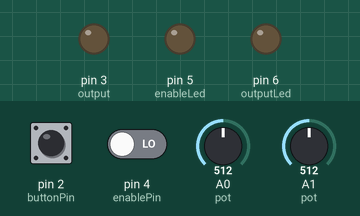
This sketch was run on a simulated Arduino Uno, built with avr-gcc and run on an emulated ATmega328P. Shown: output pins drawn as LEDs (lit = HIGH). Dashed ring = blinking. The inputs (shaded band) are chosen by the test bench; at power-on: A0 (pot) = 512, A1 (pot) = 512, pin 2 (buttonPin) HIGH, pin 4 (enablePin) LOW.

Above: at 1.2 s.
1.3 s: A0 (pot) set to 306
At 1.74 s:
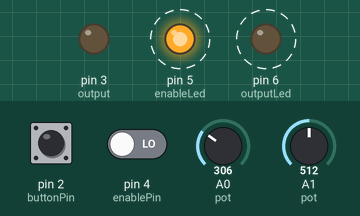
At 2.64 s:
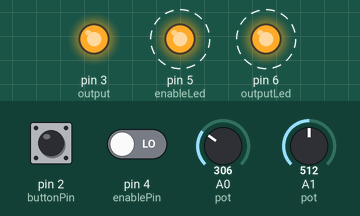
4.3 s: A1 (pot) set to 0
At 5.03 s:
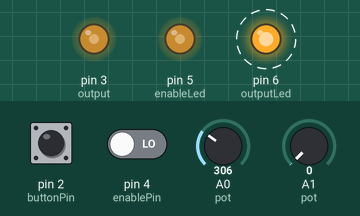
7.3 s: A1 (pot) set to 122
10.3 s: A0 (pot) set to 0
13.3 s: pin 2 (buttonPin) pulled LOW for 0.15 s
At 14.43 s:
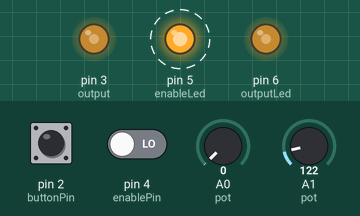
16.3 s: pin 4 (enablePin) driven HIGH
Timing chart, 0 to 30.5 s (numbered marks = the images above; inputs shaded):
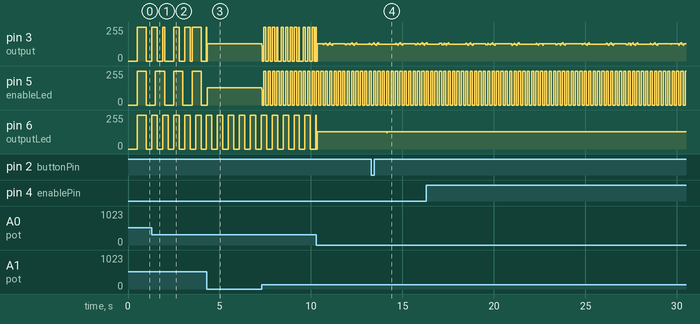

Measured:
- after the input at 1.3 s, pin 6 (outputLed): alternates 255/255 for 0.30 s and 0/255 for 0.30 s, starting at once
- after the input at 13.3 s, pin 6 (outputLed): 129/255 → 122/255 after 0.84 s, → 129/255 0.04 s later
- by itself, pin 5 (enableLed): alternates 255/255 for 0.12 s and 0/255 for 0.12 s

The sketch:

CENTIPEDES_GATE_CRASHER_V3_for_PCB_2.1.ino
```cpp
//HOLMES MODULAR - CASEY HOLMES - "CENTIPEDES VOLTAGE CONTROLLED GATE CRASHER" 5-25-23

// pin definitions
const int enableLed = 5;                      //green input led
const int buttonPin = 2;                      //button is here
const int enablePin = 4;                      //clock input transistor pin
const int outputLed = 6;                      //red output LED
const int output = 3;                         //output transistor on pin 3

//variables
int toggleState;                              //variable to record button presses
int lastButtonState = 1;                      //variable to record previous button states
long unsigned int lastPress;                  //timestamp for working with button
volatile int buttonFlag;                      //global button flaggin variable for ISR
int debounceTime = 50;                        //variable for storing debounce time
unsigned long previoustime1 = 0;               //stores previous time stamps from millis
unsigned long previoustime2 = 0;               //stores previous time stamps from millis
unsigned long currenttime1 = 0;                //stores current time stamps from millis
unsigned long currenttime2 = 0;                //stores current time stamps from millis
volatile int enableState = 0;                 //variable to store current clock status
int ledState1 = 0;
int ledState2 = 0;
int outputState1 = 0;
int outputState2 = 0;
unsigned long interval1 = 1000;                //variable to adjust timing of flip flop  //add volatile iff needed for global variables
unsigned long interval2 = 500;                 //variable to adjust timing of flip flop

void setup() {
  pinMode(buttonPin, INPUT_PULLUP);           // intilize button as input with internal pullup resistor
  attachInterrupt(digitalPinToInterrupt(buttonPin), ISR_button, CHANGE); //trigger interrupt on change of button
  pinMode(output, OUTPUT);                    //initialize output transistor
  pinMode(outputLed, OUTPUT);                 //initialize output LED as output
  digitalWrite(outputLed, 0);                 //initialize output LED as off
  pinMode(enableLed, OUTPUT);                 //initialize the LED pin as an output:
  digitalWrite(enableLed, 0);                 //initialize cock LED as off
  pinMode(enablePin, INPUT);                  //initialize clock pin as input
}

void loop() {
  enableState = digitalRead(enablePin);

  if((millis() - lastPress) > debounceTime && buttonFlag){
    lastPress = millis();   //update lastPress

    if(digitalRead(buttonPin) == 0 && lastButtonState == 1){    //if button is pressed and was released last change
      toggleState =! toggleState;                 //turn on master clock with button by flipping variable state
      lastButtonState = 0;    //record the lastButtonState
    }

    else if(digitalRead(buttonPin) == 1 && lastButtonState == 0)    //if button is not pressed, and was pressed last change
    {
      lastButtonState = 1;    //record the lastButtonState
    }
    buttonFlag = 0;
  }

if(toggleState|!enableState){
interval1 = map(analogRead(A0), 0, 1023, 1, 1000);//measure speed pot on A0 and call it interval1 for later calculations
interval2 = map(analogRead(A1), 0, 1023, 1, 1000);//measure length pot on A1 and call it interval2 for later calculations
currenttime1 = millis();                       //take a time stamp to prepare for blinking the red output LED
   if (currenttime1 - previoustime1 >= interval1){//if current time (x) minus previous time (0) reaches greater than or equal to interval1 (1000ms)
      previoustime1 = currenttime1;               //write current time into previous time to reset counter

      if (ledState1 == LOW) {                     //if the LED variable is equal to LOW (0)
         ledState1 = HIGH;                        //turn it HIGH
         } else {                                 //or else if it is HIGH,
         ledState1 = LOW;                         //turn it LOW
      }

      if (outputState1 == LOW) {                  //if the LED is off
         outputState1 = HIGH;                     //turn it on
         } else {                                 //or else if it is on,
         outputState1 = LOW;                      //turn it off
      }
   digitalWrite(outputLed, ledState1);            //write the ledState1 variable to the red output LED once each time through the loop
   digitalWrite(output, outputState1);            //write the outputState1 varibale to the output once through each loop
   }

   currenttime2 = millis();                       //take a time stamp to prepare for blinking the green input LED
   if (currenttime2 - previoustime2 >= interval2){//if current time (x) minus previous time (0) reaches greater than or equal to interval2 (500ms)
      previoustime2 = currenttime2;               //write current time into previous time to reset counter

      if (ledState2 == LOW) {                     //if the LED is off
         ledState2 = HIGH;                        //turn it on
         } else {                                 //or else if it is on,
         ledState2 = LOW;                         //turn it off
      }

      if (outputState2 == LOW) {                  //if the LED is off
         outputState2 = HIGH;                     //turn it on
         } else {                                 //or else if it is on,
         outputState2 = LOW;                      //turn it off
      }
   digitalWrite(enableLed, ledState2);             //write the ledState2 variable to the green output LED once each time through the loop
   digitalWrite(output, outputState2);             //write the outputState2 varibale to the output once through each loop
   }
}else{
digitalWrite(outputLed, LOW);                     //turn off outputLed when not in use
digitalWrite(output, LOW);                        //turn off output when not in use
digitalWrite(enableLed, LOW);                      //turn off clockLed when not in use
}
}

void ISR_button()                                                 //interrupt service routine
{
  buttonFlag = 1;                                                 //let buttonFlag = 1
}
```
